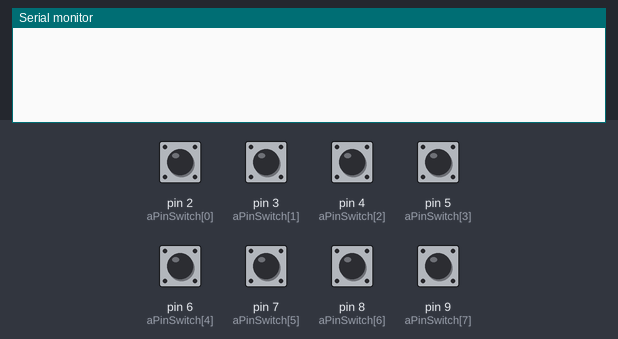
This sketch was run on a simulated Arduino Uno, built with avr-gcc and run on an emulated ATmega328P. Shown: the last lines printed to the serial monitor. The test bench sets the inputs (shaded band); at power-on: pin 2 (aPinSwitch[0]), pin 3 (aPinSwitch[1]), pin 4 (aPinSwitch[2]), pin 5 (aPinSwitch[3]), pin 6 (aPinSwitch[4]), pin 7 (aPinSwitch[5]), pin 8 (aPinSwitch[6]), pin 9 (aPinSwitch[7]) HIGH.

Above: at 1.2 s.
1.3 s: pin 2 (aPinSwitch[0]) pulled LOW for 0.15 s
At 2.6 s:
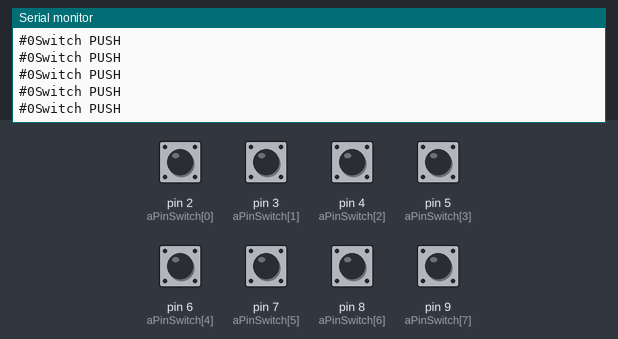
2.9 s: pin 3 (aPinSwitch[1]) pulled LOW for 0.15 s
At 3.8 s:
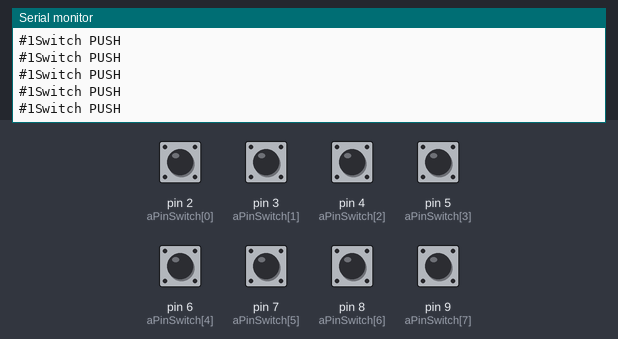
4.5 s: pin 4 (aPinSwitch[2]) pulled LOW for 0.15 s
At 5.0 s:
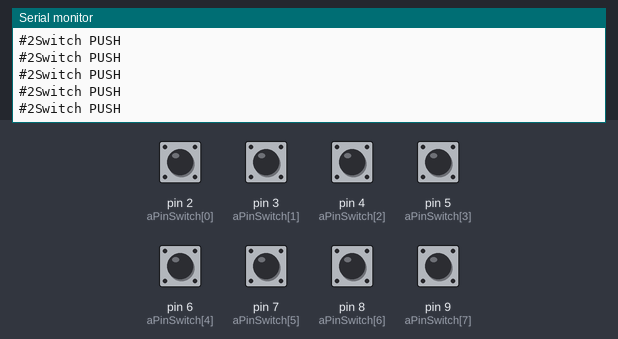
6.1 s: pin 5 (aPinSwitch[3]) pulled LOW for 0.15 s
At 7.4 s:
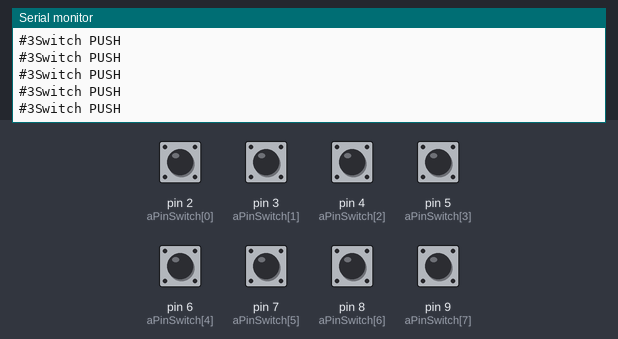
7.7 s: pin 6 (aPinSwitch[4]) pulled LOW for 0.15 s
At 8.6 s:
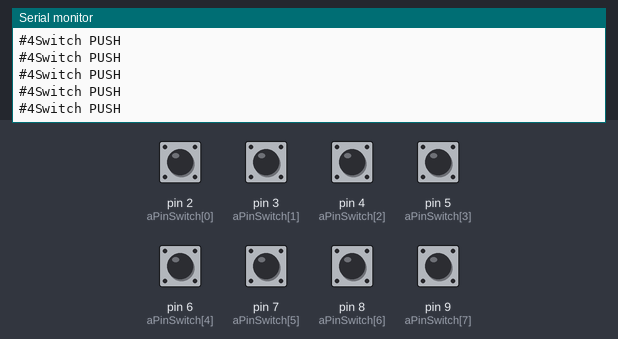
9.3 s: pin 7 (aPinSwitch[5]) pulled LOW for 0.15 s
At 9.9 s:
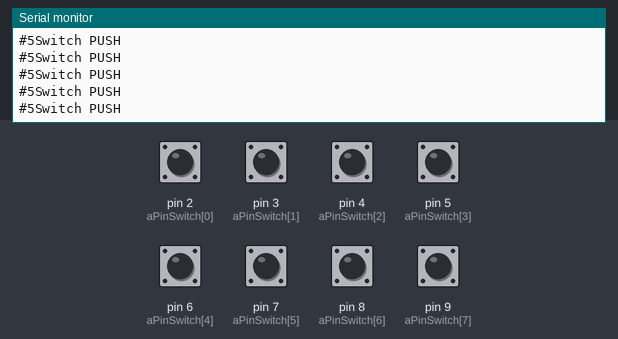
Timing chart, 0 to 11.9 s (numbered marks = the images above; inputs shaded):
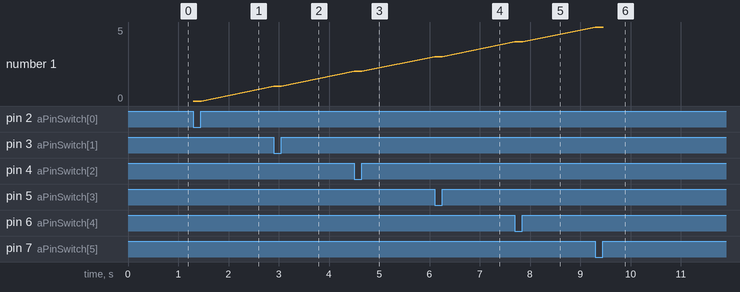

The sketch:

switch1.ino
```cpp
int aPinSwitch[8]={2,3,4,5,6,7,8,9};

void setup() {
  Serial.begin(115200);
  for(int i=0; i<8; i++) {
   pinMode(aPinSwitch[i], INPUT); }

}

void loop() {
 for(int i=0; i<8; i++) {
 if(!digitalRead(aPinSwitch[i])) {
  Serial.print("#"+String(i));
  Serial.println("Switch PUSH");
  }
 }
  //delay(500);

}
```

Measured:
- after the input at 1.3 s, the serial monitor: prints a new line at once (image 1)
- after the input at 2.9 s, the serial monitor: prints a new line at once (image 2)
- after the input at 4.5 s, the serial monitor: prints a new line at once (image 3)
- after the input at 6.1 s, the serial monitor: prints a new line at once (image 4)
- after the input at 7.7 s, the serial monitor: prints a new line at once (image 5)
- after the input at 9.3 s, the serial monitor: prints a new line at once (image 6)
- plotted number 1: 0 → 1 after the input at 2.9 s, 1 → 2 after the input at 4.5 s, 2 → 3 after the input at 6.1 s, 3 → 4 after the input at 7.7 s, 4 → 5 after the input at 9.3 s
